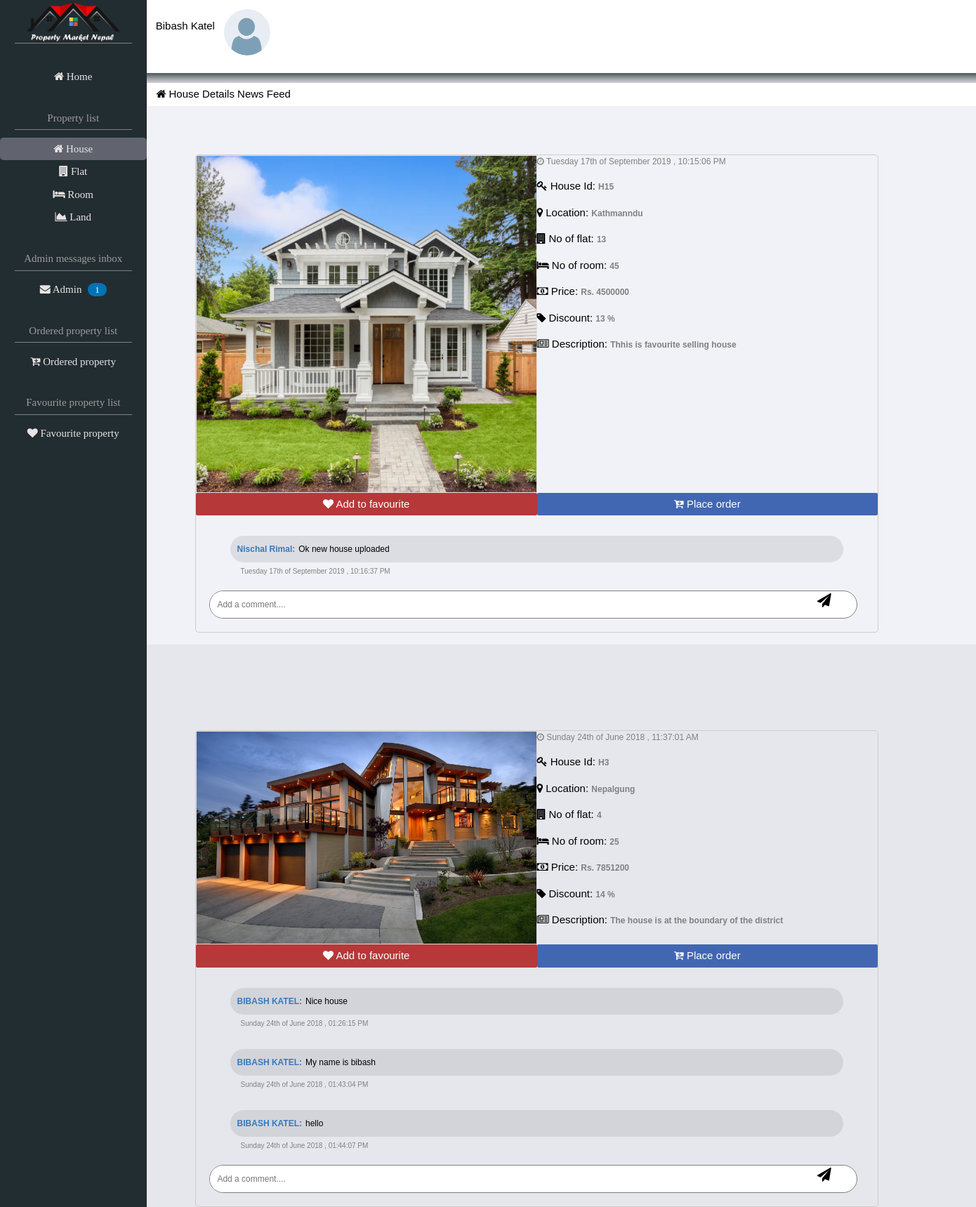
The app's page /View/NormalUserPages/user_house_details.php (signed in) with its own data.
### tables this page shows
CREATE TABLE `user` (
  `email` varchar(255) NOT NULL,
  `name` varchar(255) NOT NULL,
  `phone_number` varchar(255) NOT NULL,
  `security_code` varchar(255) NOT NULL,
  `password` varchar(255) NOT NULL,
  `user_type` varchar(255) NOT NULL
);

CREATE TABLE `house` (
  `house_id` varchar(255) NOT NULL,
  `house_location` varchar(255) NOT NULL,
  `no_of_flat` int(11) NOT NULL,
  `house_price` varchar(255) NOT NULL,
  `no_of_room` int(11) NOT NULL,
  `image_path` longtext NOT NULL,
  `house_description` longtext NOT NULL,
  `discount_amount` int(11) NOT NULL,
  `house_updated_date` varchar(255) NOT NULL
);

CREATE TABLE `comment` (
  `comment_id` int(11) NOT NULL,
  `property_id` varchar(255) NOT NULL,
  `comment` longtext,
  `comment_date` varchar(255) NOT NULL,
  `username` varchar(255) NOT NULL,
  `useremail` varchar(255) NOT NULL
);

### Modal/user_modal.php (called while the page is built, shortened)
<?php
require("database_connection.php");
class User extends DatabaseConnection{
private $email;
public function SetEmail($email1){
$this->email= $email1;
}
public function SelectSpecificUserDetails(){
    $query= "select * from user where email='$this->email'";
    $result=mysqli_query($this->connection, $query);
    return $result;
}
 }
    class AdminMessage extends DatabaseConnection{
    private $user_email;
    public function SetUserEmail($user_email1)
    {
        $this->user_email = $user_email1;
    }
    public function SelectAdminMessages(){
        $query="select * from admin_message where useremail='$this->user_email'";
        $result= mysqli_query($this->connection, $query);
        return $result;
    }
}
class House extends DatabaseConnection{
    public function SelectHouseDetails(){
        $query="select * from house";
        $result=mysqli_query($this->connection, $query);
        return $result;
    }
}
    class Comment extends DatabaseConnection{
     private $property_id;
    public function SetPropertyId($property_id1){
        $this->property_id = $property_id1;
    }
    public function DisplayComment(){
        $query="select * from comment where
        property_id='$this->property_id'";
        $result=mysqli_query($this->connection, $query);
        return $result;
    }
}
?>

### Modal/database_connection.php (called while the page is built, shortened)
<?php
    class DatabaseConnection{
    private $host = "localhost";
    private $username = "root";
    private $password = "";
    private $database_name = "property_market_nepal";
    public function __construct(){
    $this->connection= mysqli_connect($this->host, $this->username, $this->password, $this->database_name);
    }
}
?>

### View/NormalUserPages/user_house_details.php (the view, shortened to what this page needs)
<?php
require("../../Modal/user_modal.php");
$user = new User;
$useremail = $_SESSION['normaluser'];
$user->SetEmail($useremail);
$userdetails = $user->SelectSpecificUserDetails();
$adminmessages = new AdminMessage;
$email = $_SESSION['normaluser'];
$adminmessages->SetUserEmail($email);
$result = $adminmessages->SelectAdminMessages();
$total_a_messages = mysqli_num_rows($result);
$housedetails= new House;
$result2= $housedetails->SelectHouseDetails();
?>
    <!DOCTYPE html>
    <html>
    <head>
        <link rel="stylesheet" type="text/css" media="screen" href="../css/user_page_css/user_house_details.css" />
        <link rel="stylesheet" type="text/css" media="screen" href="../css/font-awesome.css" />
        <link rel="stylesheet" type="text/css" media="screen" href="../css/w3schoolcss.css">
    </head>
    <body>
        <div id="side-var-bar">
            <div id="site-logo"> <img src="../photos/Logos/Homapagelogo.png"> </div>
            <div id="user_index_page">
                <a href="index_user_page.php">
                    <i class="fa fa-home"></i> Home
                </a>
            </div>
            <div id="property-list"> Property list </div>
            <div id="house_details_page-nav">
                <a href="user_house_details.php">
                    <i class="fa fa-home"></i> House
                </a>
            </div>
            <div id="flat_details_page-nav">
                <a href="user_flat_details.php">
                    <i class="fa fa-building"></i> Flat
                </a>
            </div>
            <div id="room_details_page-nav">
                <a href="user_room_details.php">
                    <i class="fa fa-bed"></i> Room
                </a>
            </div>
            <div id="land_details_page-nav">
                <a href="user_land_details.php">
                    <i class="fa fa-area-chart"></i> Land
                </a>
            </div>
            <div id="messages-list"> Admin messages inbox</div>
            <div class="messages_details_page-nav">
                <a href="user_admin_messages.php">
                    <i class="fa fa-envelope"></i> Admin
                    <span class="total-messages"> <?php echo $total_a_messages; ?> </span>
                </a>
            </div>
            <div id="ordered-property"> Ordered property list</div>
            <div class="ordered_property_list">
                <a href="user_ordered_property.php">
                    <i class="fa fa-cart-arrow-down"></i> Ordered property
                </a>
            </div>
            <div id="favourite_property"> Favourite property list</div>
            <div id="favourite_property_list">
                <a href="user_favourite_property.php">
                    <i class="fa fa-heart"></i> Favourite property
                </a>
            </div>
        </div>
        <div id="horizontal-nav-bar">
            <div id="user-status">
                <?php
        foreach ($userdetails as $key) {
            echo $key['name'];
        }
        ?>
            </div>
            <div id="user_avatar"><img src="../photos/Logos/registered-user-message-logo.png"></div>
        </div>
        <div id="page-body-details">
            <div id="body-details-heading"> <i class="fa fa-home"></i> House Details News Feed </div>
            <?php
         foreach ($result2 as $key) {
           ?>
            <form method="POST" action="../../Controller/user_controller.php">
                <div id="house-details-box">
                    <div id="house-image">
                        <img src="<?php echo"../".$key['image_path'];?>" width="100%">
                    </div>
                    <div id="house-info">
                        <div id="house-updated-date">
                            <i class="fa fa-clock-o" aria-hidden="true"></i>
                            <?php echo $key['house_updated_date']; ?>
                        </div>
                        <div id="house-id">
                            <i class="fa fa-key" aria-hidden="true"></i> House Id: <b> <?php echo $key['house_id']; ?> </b>
                        </div>
                        <div id="house-location">
                            <i class="fa fa-map-marker" aria-hidden="true"></i> Location:
                            <b> <?php echo $key['house_location']; ?> </b>
                        </div>
                        <div id="house-no-of-flat">
                            <i class="fa fa-building" aria-hidden="true"></i> No of flat:
                            <b> <?php echo $key['no_of_flat']; ?> </b>
                        </div>
                        <div id="house-no-of-room">
                            <i class="fa fa-bed" aria-hidden="true"></i> No of room:
                            <b> <?php echo $key['no_of_room']; ?> </b>
                        </div>
                        <div id="house-price">
                            <i class="fa fa-money" aria-hidden="true"></i> Price:
                            <b>Rs. <?php echo $key['house_price'];?> </b>
                        </div>
                        <div id="house-discount">
                            <i class="fa fa-tag" aria-hidden="true"></i> Discount:
                            <b> <?php echo $key['discount_amount']; ?> %</b>
                        </div>
                        <div id="house-description">
                            <i class="fa fa-newspaper-o" aria-hidden="true"></i> Description:
                            <b><?php echo $key['house_description']; ?></b>
                        </div>
                    </div>
                    <div id="add-to-buttons">
                        <button type="submit" id="add-to-fav" name="add-house-to-fav">
                        <i class="fa fa-heart" aria-hidden="true"></i>
                        Add to favourite</button>
                        <button type="submit" id="place-order" name="place-house-order">
                            <i class="fa fa-cart-arrow-down" aria-hidden="true"></i>
                            Place order</button>
                    </div>
                <?php
               $house_id= $key['house_id'];
               $comments = new Comment;
               $comments->SetPropertyId($house_id);
               $comment_details = $comments->DisplayComment();
                foreach($comment_details as $key2){ ?>
                    <div id="commented-text">
                        <div id="comments">
                            <span id="comment-username"> <?php echo $key2['username']; ?>: </span>
                           <?php echo $key2['comment']; ?>
                        </div>
                        <p>
                            <div id="comment-date">
                                <?php echo $key2['comment_date']; ?>
                            </div>
                        </p>
                    </div>
                      <?php
                    } ?>
                    <div id="comment-box">
                        <input type="text" name="add-house-comment" placeholder="Add a comment....">
                        <button type="submit" name="add-comment-in-house-button" id="click-to-add-comment"><i class="fa fa-send" aria-hidden="true"></i></button>
                    </div>
                </div>
            </form>
            <?php }?>
    </body>
    </html>

### View/css/w3schoolcss.css (style rules this page uses)
html { box-sizing: border-box }
*, *:before, *:after { box-sizing: inherit }
html { -ms-text-size-adjust: 100%; -webkit-text-size-adjust: 100% }
body { margin: 0 }
a { background-color: transparent; -webkit-text-decoration-skip: objects }
img { border-style: none }
button, input, select, textarea { font: inherit; margin: 0 }
button, input { overflow: visible }
button, select { text-transform: none }
button, html [type=button], [type=reset], [type=submit] { -webkit-appearance: button }
html, body { font-family: Verdana, sans-serif; font-size: 15px; line-height: 1.5 }
html { overflow-x: hidden }
img { vertical-align: middle }
a { color: inherit }

### records on screen
user: name "Bibash Katel"
house: image_path (picture), house_updated_date "Tuesday 17th of September 2019 , 10:15:06 PM", house_id "H15", house_location "Kathmanndu", no_of_flat "13", no_of_room "45", house_price "4500000", discount_amount "13", house_description "Thhis is favourite selling house"
comment: username "Nischal Rimal", comment "Ok new house uploaded", comment_date "Tuesday 17th of September 2019 , 10:16:37 PM"
house: image_path (picture), house_updated_date "Sunday 24th of June 2018 , 11:37:01 AM", house_id "H3", house_location "Nepalgung", no_of_flat "4", no_of_room "25", house_price "7851200", discount_amount "14", house_description "The house is at the boundary of the district"
comment: username "BIBASH KATEL", comment "Nice house", comment_date "Sunday 24th of June 2018 , 01:26:15 PM"
comment: username "BIBASH KATEL", comment "My name is bibash", comment_date "Sunday 24th of June 2018 , 01:43:04 PM"
comment: username "BIBASH KATEL", comment "hello", comment_date "Sunday 24th of June 2018 , 01:44:07 PM"

### other values on screen
$total_a_messages "1"
